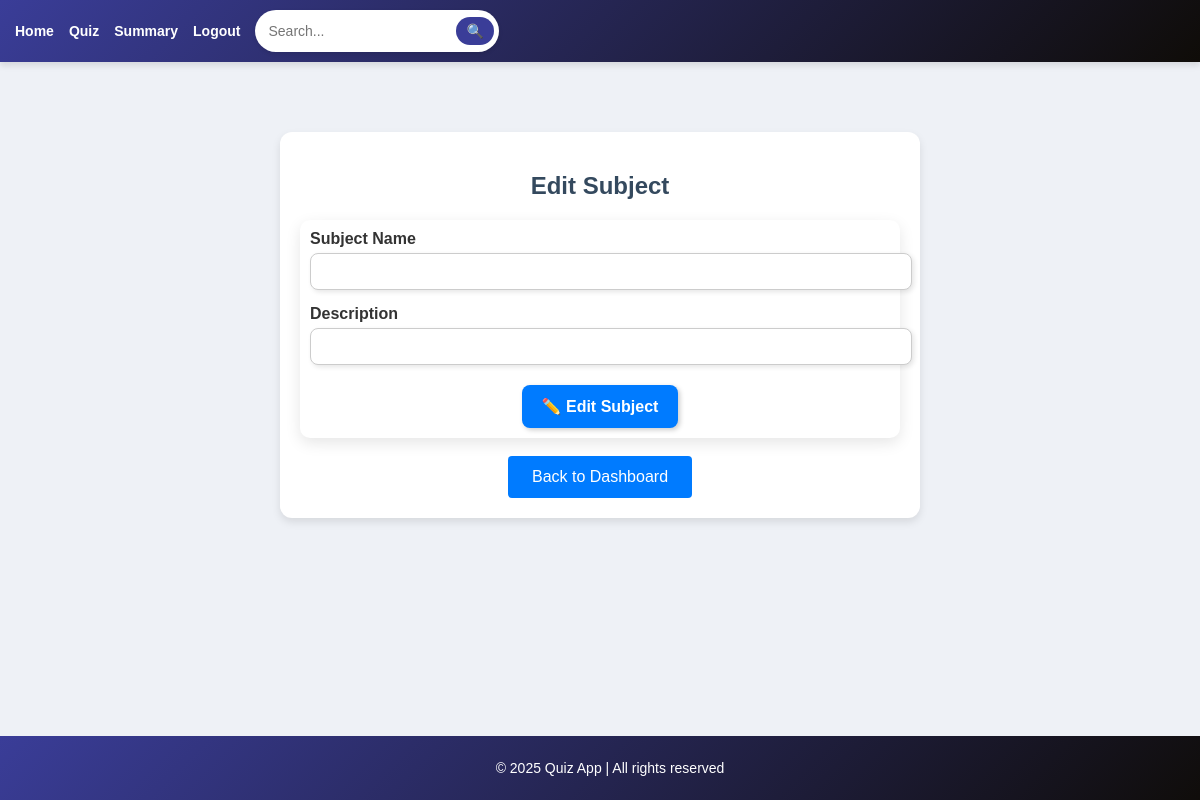
The app's page /edit_subject/4 (signed in), older data.
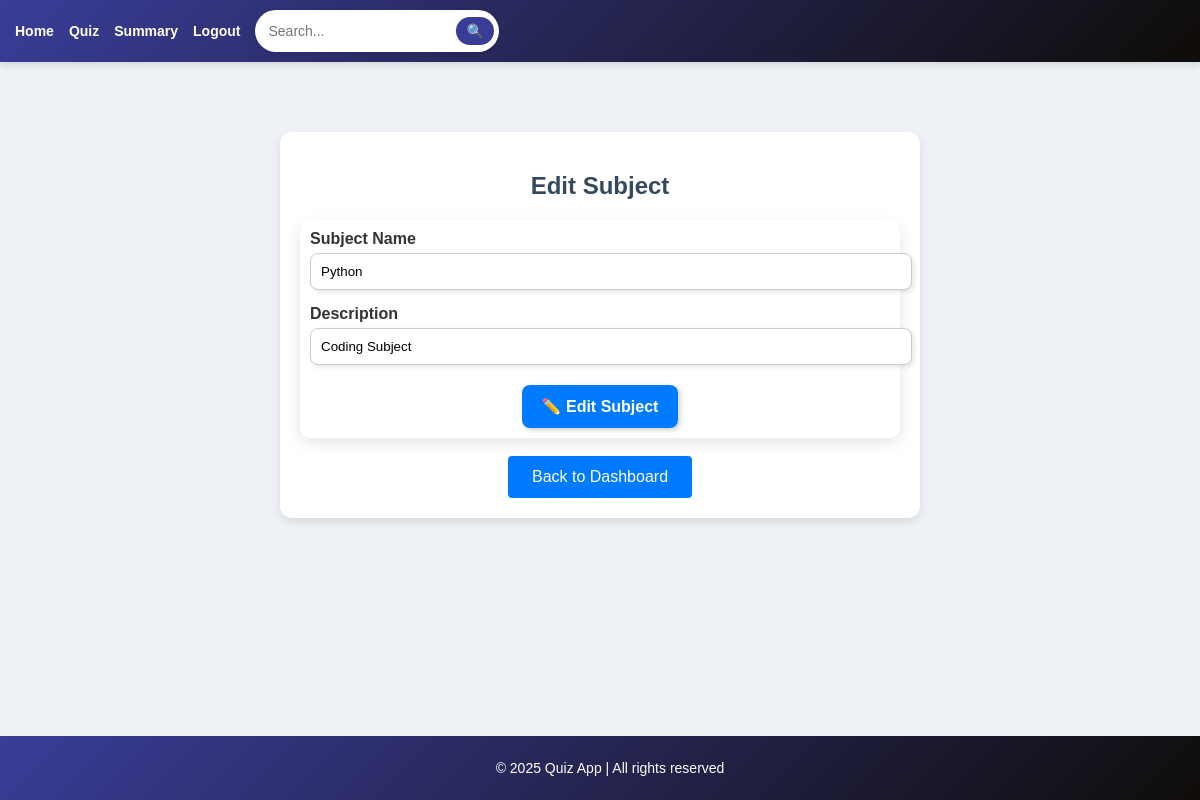
The same page, newer data.
### models.py (models this page shows)
class Subject(db.Model):
    __tablename__ = 'subjects'
    id = db.Column(db.Integer, primary_key=True)
    subject_name = db.Column(db.String(80), unique=True, nullable=False)
    description = db.Column(db.String(255), nullable=True)
    chapters = db.relationship('Chapter', backref='subject', cascade="all, delete-orphan", lazy=True)

### app.py (the view)
@app.route('/edit_subject/<int:subject_id>', methods=['GET', 'POST'])
@admin_required
def edit_subject(subject_id):
    subject = Subject.query.get(subject_id)
    if request.method == 'POST':
        subject.subject_name = request.form['subject_name']
        subject.description = request.form['subject_description']
        db.session.commit()
        flash("Subject updated successfully!", "success")
        return redirect(url_for('admin_dashboard'))
    return render_template('edit_subject.html', subject=subject)

### app.py (called while the page is built)
def admin_required(f):
    @wraps(f)
    def decorated_function(*args, **kwargs):
        if "user_id" not in session or session.get('user_role') != 'admin':
            flash("Unauthorized access!", "danger")
            return redirect(url_for("login"))
        return f(*args, **kwargs)
    return decorated_function

### templates/edit_subject.html (shortened to what this page needs)
{% extends 'base.html' %}
{% block content %}
<div style="max-width: 600px; margin: 50px auto; background: #ffffff; padding: 20px; border-radius: 12px;
            box-shadow: 0 4px 8px rgba(0, 0, 0, 0.1); text-align: center;">
    <h2 style="color: #34495e; font-weight: bold;">Edit Subject</h2>
    <form method="POST">
        <div style="margin-bottom: 15px; text-align: left;">
            <label style="font-weight: bold; display: block; margin-bottom: 5px;">Subject Name</label>
            <input type="text" name="subject_name" value="{{ subject.subject_name }}" required
                   style="width: 100%; padding: 10px; border: 1px solid #ccc; border-radius: 8px;
                          box-shadow: 2px 2px 5px rgba(0, 0, 0, 0.1);">
        </div>
        <div style="margin-bottom: 15px; text-align: left;">
            <label style="font-weight: bold; display: block; margin-bottom: 5px;">Description</label>
            <input type="text" name="subject_description" value="{{ subject.description }}"
                   style="width: 100%; padding: 10px; border: 1px solid #ccc; border-radius: 8px;
                          box-shadow: 2px 2px 5px rgba(0, 0, 0, 0.1);">
        </div>
        <div style="margin-top: 20px;">
            <button type="submit"
                    style="background: #007bff; color: white; border: none; padding: 12px 20px; border-radius: 8px;
                           cursor: pointer; box-shadow: 2px 2px 5px rgba(0, 0, 0, 0.2); font-size: 16px;">
                ✏️ Edit Subject
            </button>
        </div>
    </form>
    <br>
    <div class="text-center">
        <a href="{{ url_for('admin_dashboard') }}" class="btn btn-primary">Back to Dashboard</a>
    </div>
</div>
{% endblock %}

Row changes from the older to the newer data that the page shows:
added Subject: subject_name "Python", subject_description "Coding Subject"
